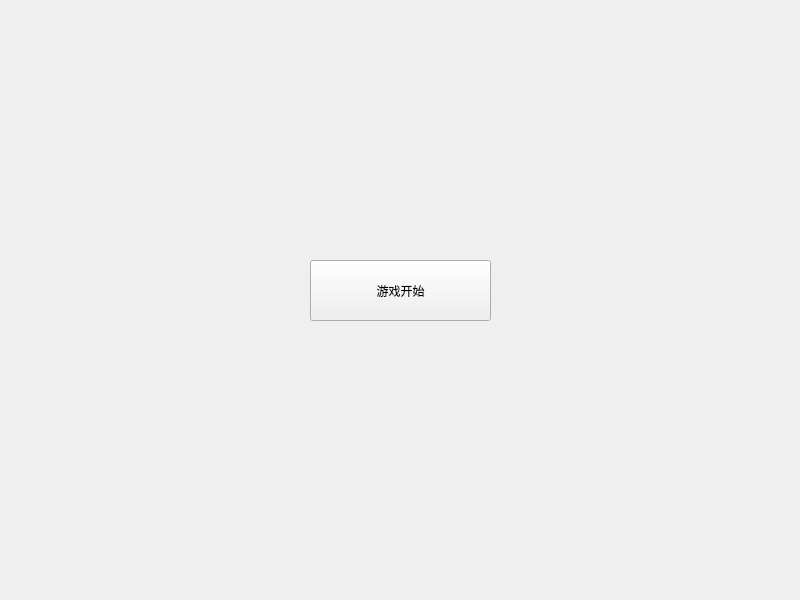
<?xml version="1.0" encoding="UTF-8"?>
<ui version="4.0">
 <class>StartWidget</class>
 <widget class="QWidget" name="StartWidget">
  <property name="geometry">
   <rect>
    <x>0</x>
    <y>0</y>
    <width>800</width>
    <height>600</height>
   </rect>
  </property>
  <property name="windowTitle">
   <string>Form</string>
  </property>
  <widget class="QPushButton" name="pushButton">
   <property name="geometry">
    <rect>
     <x>310</x>
     <y>260</y>
     <width>181</width>
     <height>61</height>
    </rect>
   </property>
   <property name="text">
    <string>游戏开始</string>
   </property>
  </widget>
 </widget>
 <resources/>
 <connections/>
</ui>
